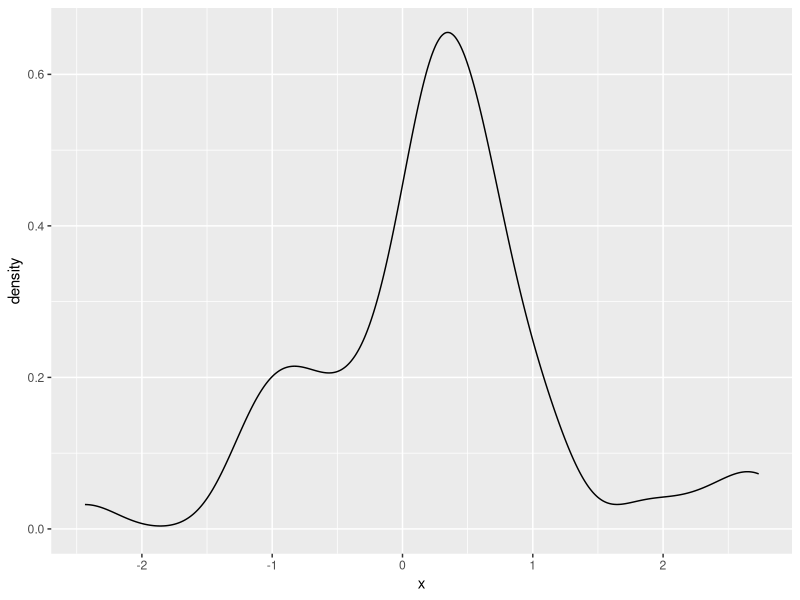
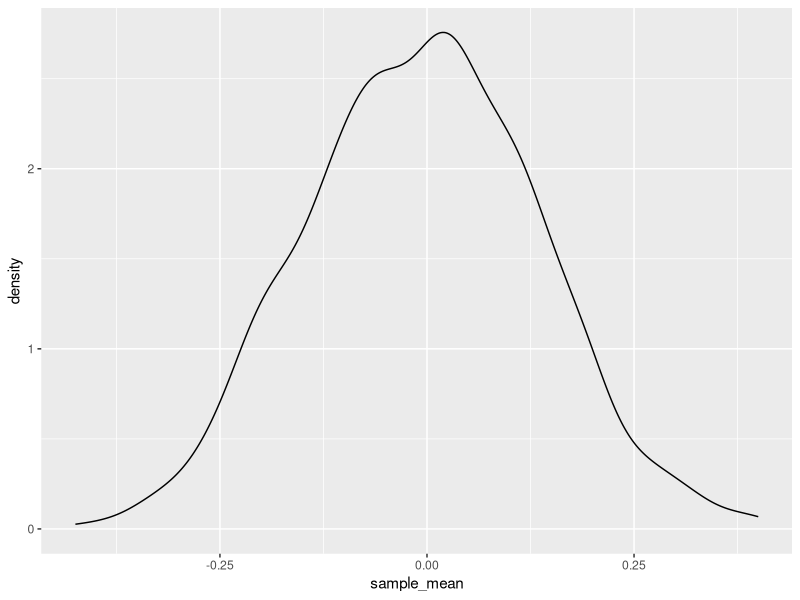
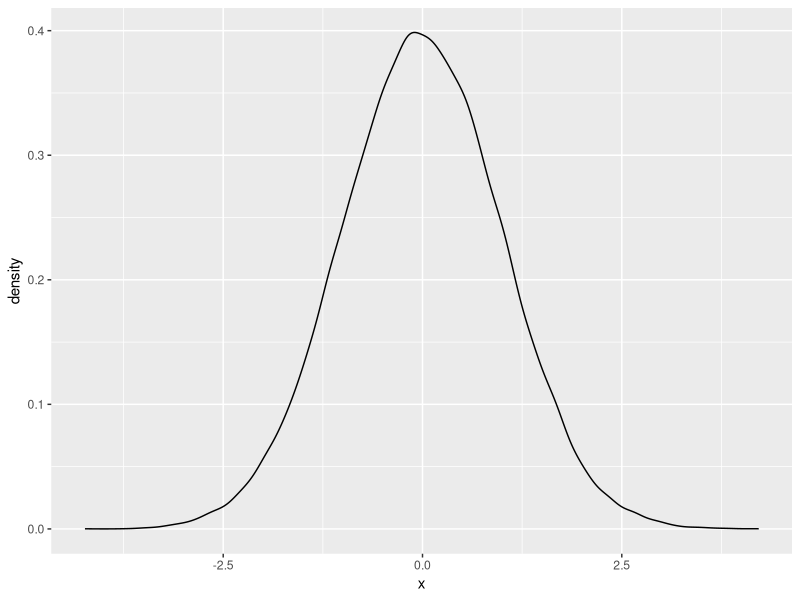
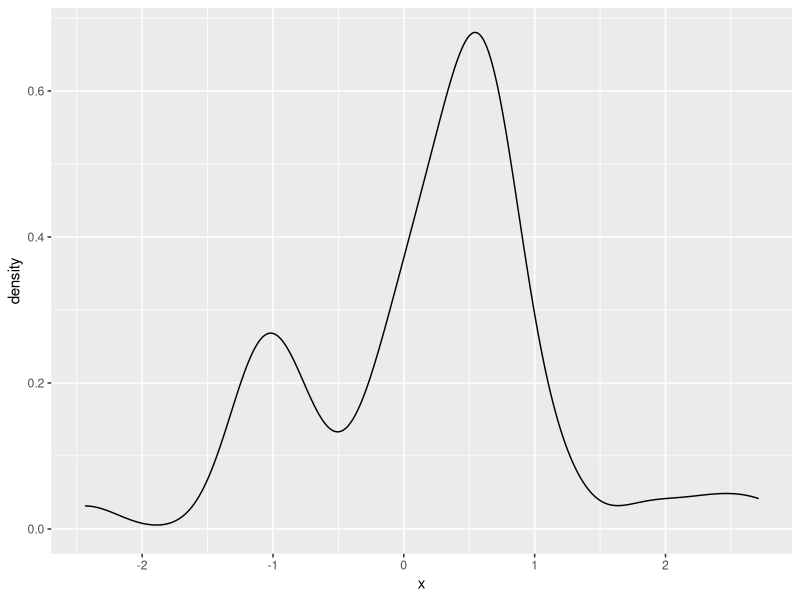
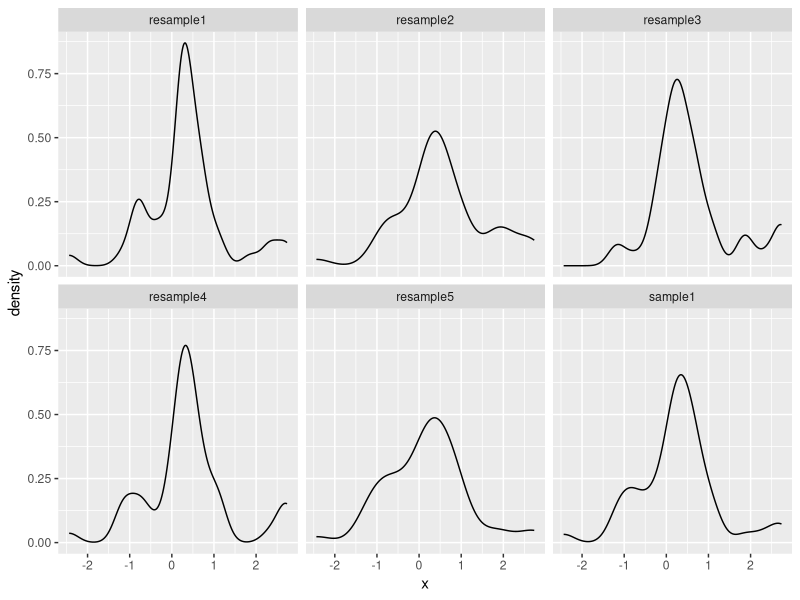
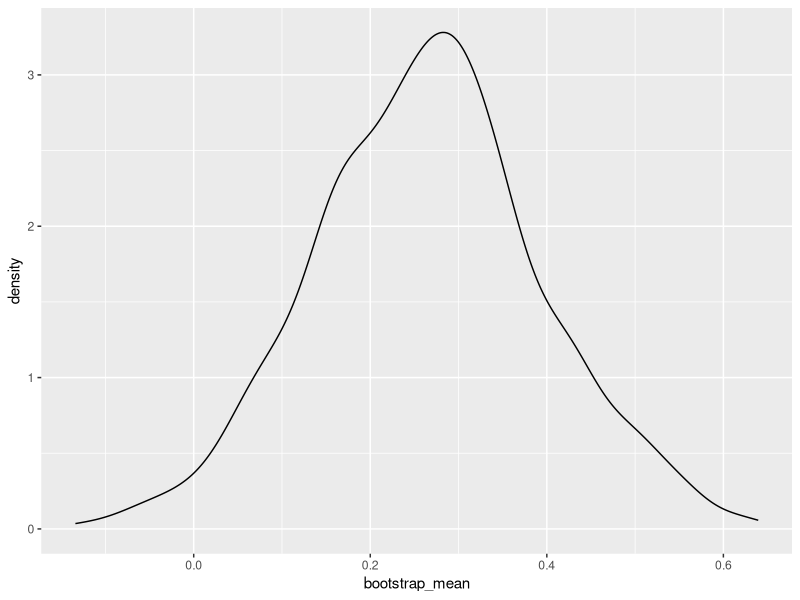
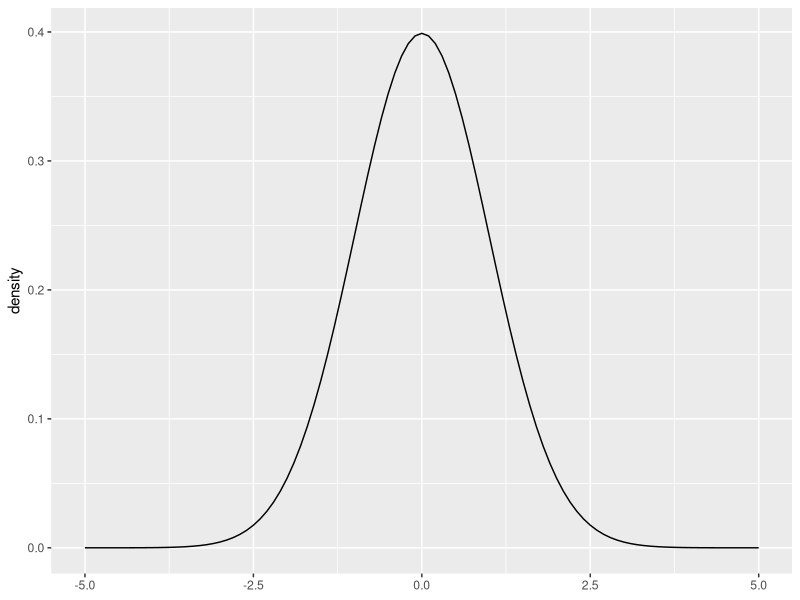

Source code (R) for these figures, in order:
## ---- chunk 1
#| echo: false
#| output: false
set.seed(1215)
sample1 = rnorm(50)
sample2 = rnorm(50)
sample3 = rnorm(50)
## ---- chunk 2
summary(sample1)
## ---- chunk 3
#| label: fig-sample1-density
#| fig-cap: >
#|     Density plot of the empirical distribution of the first sample (50
#|     observations).
library("ggplot2")

ggplot(data.frame(x = sample1)) +
  aes(x = x) +
  geom_density()
## ---- chunk 4
summary(sample2)
## ---- chunk 5
summary(sample3)
## ---- chunk 6
#| echo: false
#| label: fig-sample_mean-density
#| fig-cap: >
#|     Density plot of the sampling distribution of the mean, based on 1,000
#|     estimates.

n = 50  # sample size
k = 1000  # number of samples
x = rnorm(k * n)
m = rowMeans(matrix(x, k, n))

ggplot(data.frame(sample_mean = m)) +
  aes(x = sample_mean) +
  geom_density()
## ---- chunk 7
#| echo: false
#| label: fig-1000samples-density
#| fig-cap: >
#|     Density plot of the empirical distribution of all 1,000 samples
#|     combined (50,000 observations).
ggplot(data.frame(x = x)) +
  aes(x = x) +
  geom_density()
## ---- chunk 8
boot = sample(sample1, replace = TRUE)
## ---- chunk 9
#| label: fig-boot1-density
#| fig-cap: >
#|     Density plot of the first bootstrap resample (50 observations).
ggplot(data.frame(x = boot)) +
  aes(x = x) +
  geom_density()
## ---- chunk 10
mean(boot)
## ---- chunk 11
library("purrr")

b = 1000
boot_resamples = map(seq_len(b), \(i) {
  sample(sample1, replace = TRUE)
})
## ---- chunk 12
#| label: fig-bootstrap_resamples-density
#| fig-cap: >
#|     Density plot of five bootstrap resamples, as well as the original
#|     sample.
slice = 1:5
df = data.frame(
  x = c(sample1, unlist(boot_resamples[slice])),
  # Make a categorical feature to identify each resample.
  sample = rep(
    c("sample1", paste0("resample", slice)),
    each = length(sample1)
  )
)

ggplot(df) +
  aes(x = x) +
  geom_density() +
  facet_wrap(vars(sample))
## ---- chunk 13
boot_means = map_dbl(boot_resamples, mean)
## ---- chunk 14
#| label: fig-bootstrap_mean-density
#| fig-cap: >
#|     Density plot of 1,000 bootstrap sample means. This distribution
#|     approximates the sampling distribution of the mean.
ggplot(data.frame(bootstrap_mean = boot_means)) +
  aes(x = bootstrap_mean) +
  geom_density()
## ---- chunk 15
sd(boot_means)
## ---- chunk 16
quantile(boot_means, c(0.025, 0.975))
## ---- chunk 17
#| echo: false
#| label: fig-standard-normal
#| fig-cap: >
#|     Density plot of the standard normal distribution. The mean is 0 and the
#|     standard deviation is 1.
ggplot() + xlim(-5, 5) + geom_function(fun = dnorm) + ylab("density")
## ---- chunk 18
n = length(sample1)
std_err = sd(sample1) / sqrt(n)

mean(sample1) + qnorm(0.025) * std_err
## ---- chunk 19
mean(sample1) + qnorm(0.975) * std_err
